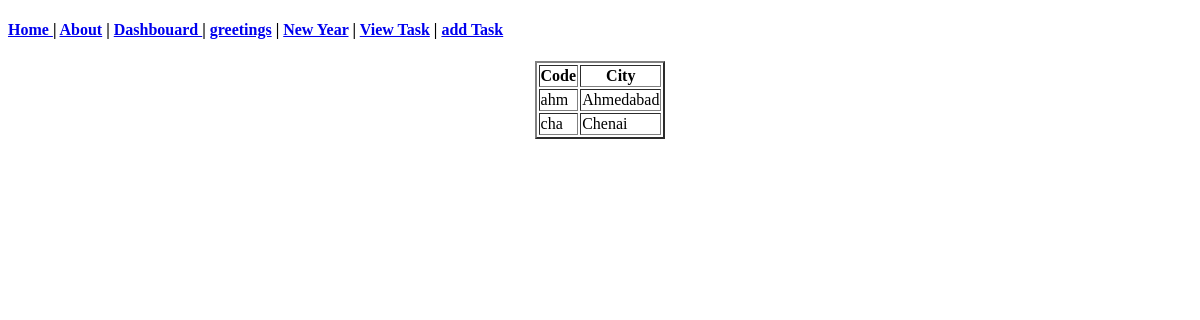
/airline/list/, run on an earlier commit of the app's database.
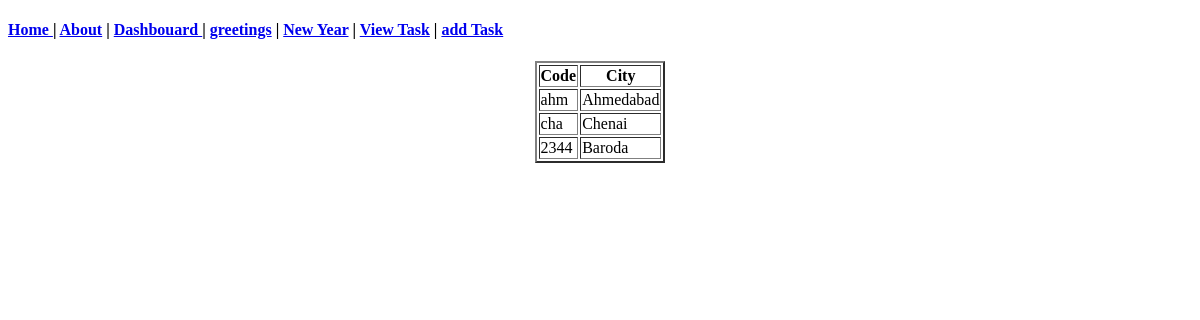
And on a later commit of the database.
### airline/models.py (models this page shows, shortened)
class airport(models.Model):
    city = models.CharField(max_length=100)
    code = models.CharField(max_length=100)

### airline/views.py (the view)
# urls.py: path('list/', listofairports, name='view-airport'),
def listofairports(request):
    airports = airport.objects.all()   # select * from airport
    return render(request,"airline/listofairports.html",{"airports":list(airports)})

### templates/airline/listofairports.html
{%  extends "student/base_layout.html" %}
{% block body %}
      <table border="2" align="center">
      <tr>
          <th>Code </th> <th>City</th>
      </tr>
      {%  for record in airports %}
        <tr>
            <td>{{ record.code }}</td>
            <td>{{ record.city }}</td>
        </tr>
      {% endfor %}
      </table>
{% endblock %}

What changed in the data, as far as the page shows it:
added airport: code "2344", city "Baroda"
